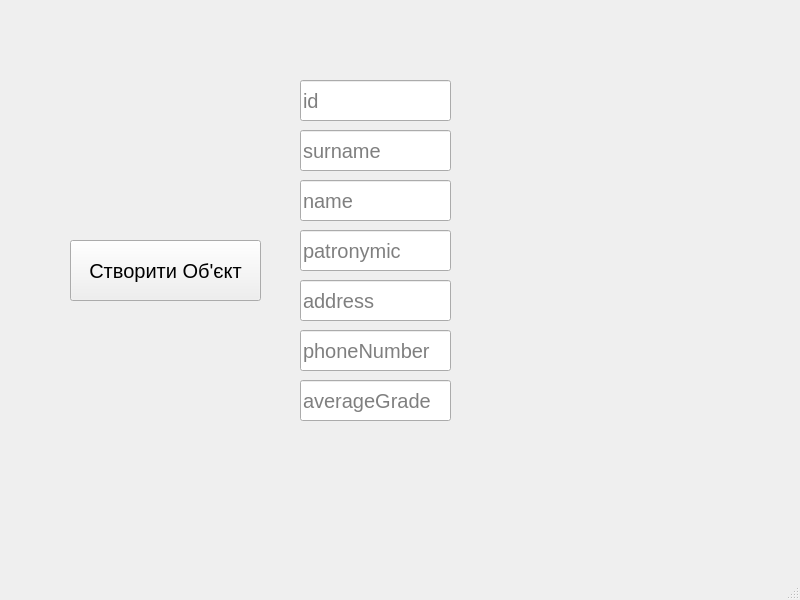
<?xml version="1.0" encoding="UTF-8"?>
<ui version="4.0">
 <class>MainWindow</class>
 <widget class="QMainWindow" name="MainWindow">
  <property name="geometry">
   <rect>
    <x>0</x>
    <y>0</y>
    <width>800</width>
    <height>600</height>
   </rect>
  </property>
  <property name="font">
   <font>
    <pointsize>15</pointsize>
   </font>
  </property>
  <property name="windowTitle">
   <string>MainWindow</string>
  </property>
  <widget class="QWidget" name="centralwidget">
   <widget class="QLineEdit" name="lineEdit">
    <property name="geometry">
     <rect>
      <x>300</x>
      <y>80</y>
      <width>151</width>
      <height>41</height>
     </rect>
    </property>
    <property name="font">
     <font>
      <pointsize>15</pointsize>
     </font>
    </property>
    <property name="text">
     <string/>
    </property>
    <property name="placeholderText">
     <string>id</string>
    </property>
   </widget>
   <widget class="QLineEdit" name="lineEdit_2">
    <property name="geometry">
     <rect>
      <x>300</x>
      <y>130</y>
      <width>151</width>
      <height>41</height>
     </rect>
    </property>
    <property name="placeholderText">
     <string>surname</string>
    </property>
   </widget>
   <widget class="QLineEdit" name="lineEdit_3">
    <property name="geometry">
     <rect>
      <x>300</x>
      <y>180</y>
      <width>151</width>
      <height>41</height>
     </rect>
    </property>
    <property name="placeholderText">
     <string>name</string>
    </property>
   </widget>
   <widget class="QLineEdit" name="lineEdit_4">
    <property name="geometry">
     <rect>
      <x>300</x>
      <y>230</y>
      <width>151</width>
      <height>41</height>
     </rect>
    </property>
    <property name="placeholderText">
     <string>patronymic</string>
    </property>
   </widget>
   <widget class="QLineEdit" name="lineEdit_5">
    <property name="geometry">
     <rect>
      <x>300</x>
      <y>280</y>
      <width>151</width>
      <height>41</height>
     </rect>
    </property>
    <property name="placeholderText">
     <string>address</string>
    </property>
   </widget>
   <widget class="QLineEdit" name="lineEdit_6">
    <property name="geometry">
     <rect>
      <x>300</x>
      <y>330</y>
      <width>151</width>
      <height>41</height>
     </rect>
    </property>
    <property name="placeholderText">
     <string>phoneNumber</string>
    </property>
   </widget>
   <widget class="QLineEdit" name="lineEdit_7">
    <property name="geometry">
     <rect>
      <x>300</x>
      <y>380</y>
      <width>151</width>
      <height>41</height>
     </rect>
    </property>
    <property name="placeholderText">
     <string>averageGrade</string>
    </property>
   </widget>
   <widget class="QPushButton" name="pushButton">
    <property name="geometry">
     <rect>
      <x>70</x>
      <y>240</y>
      <width>191</width>
      <height>61</height>
     </rect>
    </property>
    <property name="text">
     <string>Створити Об'єкт</string>
    </property>
   </widget>
   <widget class="QLabel" name="label">
    <property name="geometry">
     <rect>
      <x>520</x>
      <y>90</y>
      <width>161</width>
      <height>331</height>
     </rect>
    </property>
    <property name="text">
     <string/>
    </property>
   </widget>
  </widget>
  <widget class="QMenuBar" name="menubar">
   <property name="geometry">
    <rect>
     <x>0</x>
     <y>0</y>
     <width>800</width>
     <height>33</height>
    </rect>
   </property>
  </widget>
  <widget class="QStatusBar" name="statusbar"/>
 </widget>
 <resources/>
 <connections/>
</ui>
